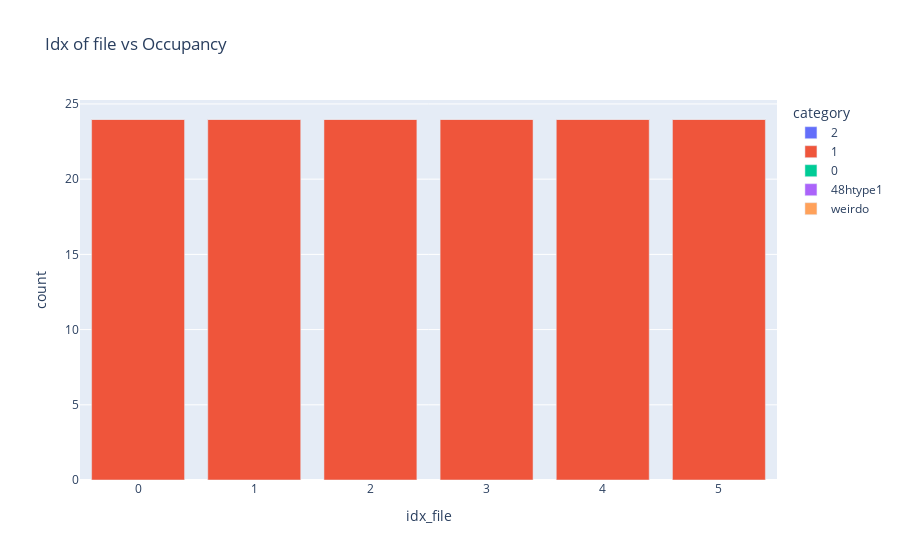

The notebook cell this image was saved under:
### Code cell
get_occupancy(file_loc_important_cols, coor_structure_init_dict_expanded, tuple_metainfo, direc_restructure_destination, var_filename = "mapLi", el = "Li")
df = plot_occupancy(file_loc_important_cols)

### Figure 1 — Plotly figure (JSON) as saved in the notebook; plotly's stock layout.template omitted (floating-point values rounded to 4 significant figures)
{"data": [{"alignmentgroup": "True", "hovertemplate": "category=2<br>idx_file=%{x}<br>count=%{y}<extra></extra>", "legendgroup": "2", "marker": {"color": "#636efa", "pattern": {"shape": ""}}, "name": "2", "offsetgroup": "2", "orientation": "v", "showlegend": true, "textposition": "auto", "type": "bar", "x": [0, 1, 2, 3, 4, 5], "xaxis": "x", "y": [0, 0, 0, 0, 0, 0], "yaxis": "y"}, {"alignmentgroup": "True", "hovertemplate": "category=1<br>idx_file=%{x}<br>count=%{y}<extra></extra>", "legendgroup": "1", "marker": {"color": "#EF553B", "pattern": {"shape": ""}}, "name": "1", "offsetgroup": "1", "orientation": "v", "showlegend": true, "textposition": "auto", "type": "bar", "x": [0, 1, 2, 3, 4, 5], "xaxis": "x", "y": [24, 24, 24, 24, 24, 24], "yaxis": "y"}, {"alignmentgroup": "True", "hovertemplate": "category=0<br>idx_file=%{x}<br>count=%{y}<extra></extra>", "legendgroup": "0", "marker": {"color": "#00cc96", "pattern": {"shape": ""}}, "name": "0", "offsetgroup": "0", "orientation": "v", "showlegend": true, "textposition": "auto", "type": "bar", "x": [0, 1, 2, 3, 4, 5], "xaxis": "x", "y": [0, 0, 0, 0, 0, 0], "yaxis": "y"}, {"alignmentgroup": "True", "hovertemplate": "category=48htype1<br>idx_file=%{x}<br>count=%{y}<extra></extra>", "legendgroup": "48htype1", "marker": {"color": "#ab63fa", "pattern": {"shape": ""}}, "name": "48htype1", "offsetgroup": "48htype1", "orientation": "v", "showlegend": true, "textposition": "auto", "type": "bar", "x": [0, 1, 2, 3, 4, 5], "xaxis": "x", "y": [0, 0, 0, 0, 0, 0], "yaxis": "y"}, {"alignmentgroup": "True", "hovertemplate": "category=weirdo<br>idx_file=%{x}<br>count=%{y}<extra></extra>", "legendgroup": "weirdo", "marker": {"color": "#FFA15A", "pattern": {"shape": ""}}, "name": "weirdo", "offsetgroup": "weirdo", "orientation": "v", "showlegend": true, "textposition": "auto", "type": "bar", "x": [0, 1, 2, 3, 4, 5], "xaxis": "x", "y": [0, 0, 0, 0, 0, 0], "yaxis": "y"}], "layout": {"barmode": "relative", "legend": {"title": {"text": "category"}, "tracegroupgap": 0}, "title": {"text": "Idx of file vs Occupancy"}, "xaxis": {"anchor": "y", "domain": [0, 1], "title": {"text": "idx_file"}}, "yaxis": {"anchor": "x", "domain": [0, 1], "title": {"text": "count"}}}}
